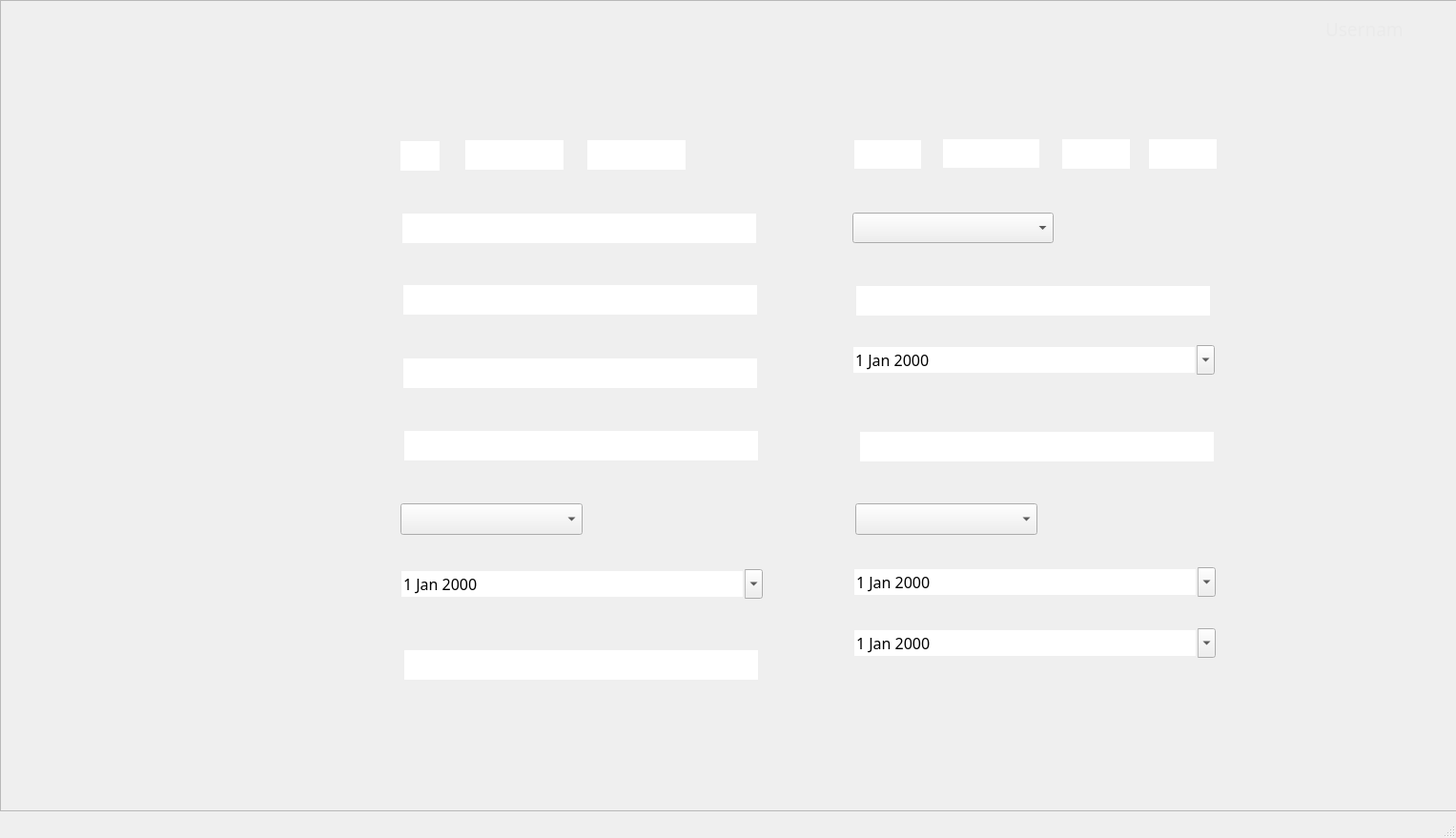
<?xml version="1.0" encoding="UTF-8"?>
<ui version="4.0">
 <class>User_PersonRegister</class>
 <widget class="QMainWindow" name="User_PersonRegister">
  <property name="geometry">
   <rect>
    <x>0</x>
    <y>0</y>
    <width>1527</width>
    <height>879</height>
   </rect>
  </property>
  <property name="windowTitle">
   <string>PersonRegister</string>
  </property>
  <widget class="QWidget" name="centralwidget">
   <widget class="QFrame" name="BackgroundFrame">
    <property name="geometry">
     <rect>
      <x>0</x>
      <y>0</y>
      <width>1531</width>
      <height>851</height>
     </rect>
    </property>
    <property name="frameShape">
     <enum>QFrame::StyledPanel</enum>
    </property>
    <property name="frameShadow">
     <enum>QFrame::Raised</enum>
    </property>
    <widget class="QLabel" name="BackgroundLabel">
     <property name="geometry">
      <rect>
       <x>0</x>
       <y>0</y>
       <width>1521</width>
       <height>841</height>
      </rect>
     </property>
     <property name="text">
      <string/>
     </property>
     <property name="pixmap">
      <pixmap>Images/User/User-PersonRegister.png</pixmap>
     </property>
     <property name="scaledContents">
      <bool>true</bool>
     </property>
    </widget>
    <widget class="QPushButton" name="LogOutButton">
     <property name="geometry">
      <rect>
       <x>0</x>
       <y>780</y>
       <width>241</width>
       <height>51</height>
      </rect>
     </property>
     <property name="text">
      <string/>
     </property>
     <property name="flat">
      <bool>true</bool>
     </property>
    </widget>
    <widget class="QPushButton" name="RecordRegisterButton">
     <property name="geometry">
      <rect>
       <x>0</x>
       <y>120</y>
       <width>241</width>
       <height>51</height>
      </rect>
     </property>
     <property name="text">
      <string/>
     </property>
     <property name="flat">
      <bool>true</bool>
     </property>
    </widget>
    <widget class="QPushButton" name="PersRegisterButton">
     <property name="geometry">
      <rect>
       <x>0</x>
       <y>230</y>
       <width>241</width>
       <height>51</height>
      </rect>
     </property>
     <property name="text">
      <string/>
     </property>
     <property name="flat">
      <bool>true</bool>
     </property>
    </widget>
    <widget class="QPushButton" name="HomeButton">
     <property name="geometry">
      <rect>
       <x>0</x>
       <y>60</y>
       <width>241</width>
       <height>51</height>
      </rect>
     </property>
     <property name="text">
      <string/>
     </property>
     <property name="flat">
      <bool>true</bool>
     </property>
    </widget>
    <widget class="QPushButton" name="RecordLookUpButton">
     <property name="geometry">
      <rect>
       <x>0</x>
       <y>180</y>
       <width>241</width>
       <height>51</height>
      </rect>
     </property>
     <property name="text">
      <string/>
     </property>
     <property name="flat">
      <bool>true</bool>
     </property>
    </widget>
    <widget class="QLabel" name="UsernameLabel">
     <property name="geometry">
      <rect>
       <x>1390</x>
       <y>20</y>
       <width>81</width>
       <height>21</height>
      </rect>
     </property>
     <property name="font">
      <font>
       <family>Source Sans Pro</family>
       <pointsize>14</pointsize>
      </font>
     </property>
     <property name="cursor">
      <cursorShape>BlankCursor</cursorShape>
     </property>
     <property name="autoFillBackground">
      <bool>false</bool>
     </property>
     <property name="styleSheet">
      <string notr="true">color: rgb(234, 234, 234);</string>
     </property>
     <property name="text">
      <string>Username</string>
     </property>
    </widget>
    <widget class="QPushButton" name="GenQueriesButton">
     <property name="geometry">
      <rect>
       <x>0</x>
       <y>290</y>
       <width>241</width>
       <height>51</height>
      </rect>
     </property>
     <property name="text">
      <string/>
     </property>
     <property name="flat">
      <bool>true</bool>
     </property>
    </widget>
    <widget class="QDateEdit" name="InitialSentenceDate">
     <property name="geometry">
      <rect>
       <x>894</x>
       <y>595</y>
       <width>381</width>
       <height>31</height>
      </rect>
     </property>
     <property name="font">
      <font>
       <family>Source Sans Pro</family>
       <pointsize>12</pointsize>
      </font>
     </property>
     <property name="acceptDrops">
      <bool>false</bool>
     </property>
     <property name="autoFillBackground">
      <bool>false</bool>
     </property>
     <property name="wrapping">
      <bool>false</bool>
     </property>
     <property name="frame">
      <bool>false</bool>
     </property>
     <property name="buttonSymbols">
      <enum>QAbstractSpinBox::UpDownArrows</enum>
     </property>
     <property name="showGroupSeparator" stdset="0">
      <bool>false</bool>
     </property>
     <property name="calendarPopup">
      <bool>true</bool>
     </property>
    </widget>
    <widget class="QLineEdit" name="SecSpaceRecordNum">
     <property name="enabled">
      <bool>true</bool>
     </property>
     <property name="geometry">
      <rect>
       <x>989</x>
       <y>146</y>
       <width>101</width>
       <height>30</height>
      </rect>
     </property>
     <property name="font">
      <font>
       <family>Source Sans Pro</family>
       <pointsize>12</pointsize>
      </font>
     </property>
     <property name="cursor">
      <cursorShape>IBeamCursor</cursorShape>
     </property>
     <property name="acceptDrops">
      <bool>true</bool>
     </property>
     <property name="autoFillBackground">
      <bool>false</bool>
     </property>
     <property name="frame">
      <bool>false</bool>
     </property>
     <property name="clearButtonEnabled">
      <bool>false</bool>
     </property>
    </widget>
    <widget class="QComboBox" name="RecordType">
     <property name="geometry">
      <rect>
       <x>894</x>
       <y>223</y>
       <width>211</width>
       <height>32</height>
      </rect>
     </property>
     <property name="font">
      <font>
       <family>Source Sans Pro</family>
       <pointsize>12</pointsize>
      </font>
     </property>
    </widget>
    <widget class="QComboBox" name="Genre">
     <property name="geometry">
      <rect>
       <x>420</x>
       <y>528</y>
       <width>191</width>
       <height>33</height>
      </rect>
     </property>
     <property name="font">
      <font>
       <family>Source Sans Pro</family>
       <pointsize>12</pointsize>
      </font>
     </property>
    </widget>
    <widget class="QLineEdit" name="FirstLastnameInput">
     <property name="enabled">
      <bool>true</bool>
     </property>
     <property name="geometry">
      <rect>
       <x>423</x>
       <y>376</y>
       <width>371</width>
       <height>31</height>
      </rect>
     </property>
     <property name="font">
      <font>
       <family>Source Sans Pro</family>
       <pointsize>12</pointsize>
      </font>
     </property>
     <property name="cursor">
      <cursorShape>IBeamCursor</cursorShape>
     </property>
     <property name="acceptDrops">
      <bool>true</bool>
     </property>
     <property name="autoFillBackground">
      <bool>false</bool>
     </property>
     <property name="frame">
      <bool>false</bool>
     </property>
     <property name="clearButtonEnabled">
      <bool>false</bool>
     </property>
    </widget>
    <widget class="QLineEdit" name="SecondSpaceID">
     <property name="enabled">
      <bool>true</bool>
     </property>
     <property name="geometry">
      <rect>
       <x>488</x>
       <y>147</y>
       <width>103</width>
       <height>31</height>
      </rect>
     </property>
     <property name="font">
      <font>
       <family>Source Sans Pro</family>
       <pointsize>12</pointsize>
      </font>
     </property>
     <property name="cursor">
      <cursorShape>IBeamCursor</cursorShape>
     </property>
     <property name="acceptDrops">
      <bool>true</bool>
     </property>
     <property name="autoFillBackground">
      <bool>false</bool>
     </property>
     <property name="frame">
      <bool>false</bool>
     </property>
     <property name="clearButtonEnabled">
      <bool>false</bool>
     </property>
    </widget>
    <widget class="QLineEdit" name="Institution">
     <property name="enabled">
      <bool>true</bool>
     </property>
     <property name="geometry">
      <rect>
       <x>424</x>
       <y>682</y>
       <width>371</width>
       <height>31</height>
      </rect>
     </property>
     <property name="font">
      <font>
       <family>Source Sans Pro</family>
       <pointsize>12</pointsize>
      </font>
     </property>
     <property name="cursor">
      <cursorShape>IBeamCursor</cursorShape>
     </property>
     <property name="acceptDrops">
      <bool>true</bool>
     </property>
     <property name="autoFillBackground">
      <bool>false</bool>
     </property>
     <property name="frame">
      <bool>false</bool>
     </property>
     <property name="clearButtonEnabled">
      <bool>false</bool>
     </property>
    </widget>
    <widget class="QDateEdit" name="Birthdate">
     <property name="geometry">
      <rect>
       <x>419</x>
       <y>597</y>
       <width>381</width>
       <height>31</height>
      </rect>
     </property>
     <property name="font">
      <font>
       <family>Source Sans Pro</family>
       <pointsize>12</pointsize>
      </font>
     </property>
     <property name="acceptDrops">
      <bool>false</bool>
     </property>
     <property name="autoFillBackground">
      <bool>false</bool>
     </property>
     <property name="wrapping">
      <bool>false</bool>
     </property>
     <property name="frame">
      <bool>false</bool>
     </property>
     <property name="buttonSymbols">
      <enum>QAbstractSpinBox::UpDownArrows</enum>
     </property>
     <property name="showGroupSeparator" stdset="0">
      <bool>false</bool>
     </property>
     <property name="calendarPopup">
      <bool>true</bool>
     </property>
    </widget>
    <widget class="QPushButton" name="SubmitButton">
     <property name="geometry">
      <rect>
       <x>1293</x>
       <y>710</y>
       <width>127</width>
       <height>33</height>
      </rect>
     </property>
     <property name="text">
      <string/>
     </property>
     <property name="flat">
      <bool>true</bool>
     </property>
    </widget>
    <widget class="QLineEdit" name="FirstSpaceID">
     <property name="enabled">
      <bool>true</bool>
     </property>
     <property name="geometry">
      <rect>
       <x>420</x>
       <y>148</y>
       <width>41</width>
       <height>31</height>
      </rect>
     </property>
     <property name="font">
      <font>
       <family>Source Sans Pro</family>
       <pointsize>12</pointsize>
      </font>
     </property>
     <property name="cursor">
      <cursorShape>IBeamCursor</cursorShape>
     </property>
     <property name="acceptDrops">
      <bool>true</bool>
     </property>
     <property name="autoFillBackground">
      <bool>false</bool>
     </property>
     <property name="frame">
      <bool>false</bool>
     </property>
     <property name="clearButtonEnabled">
      <bool>false</bool>
     </property>
    </widget>
    <widget class="QLineEdit" name="SeconNameInput">
     <property name="enabled">
      <bool>true</bool>
     </property>
     <property name="geometry">
      <rect>
       <x>423</x>
       <y>299</y>
       <width>371</width>
       <height>31</height>
      </rect>
     </property>
     <property name="font">
      <font>
       <family>Source Sans Pro</family>
       <pointsize>12</pointsize>
      </font>
     </property>
     <property name="cursor">
      <cursorShape>IBeamCursor</cursorShape>
     </property>
     <property name="acceptDrops">
      <bool>true</bool>
     </property>
     <property name="autoFillBackground">
      <bool>false</bool>
     </property>
     <property name="frame">
      <bool>false</bool>
     </property>
     <property name="clearButtonEnabled">
      <bool>false</bool>
     </property>
    </widget>
    <widget class="QLineEdit" name="ThirdSpaceRecNum">
     <property name="enabled">
      <bool>true</bool>
     </property>
     <property name="geometry">
      <rect>
       <x>1114</x>
       <y>146</y>
       <width>71</width>
       <height>31</height>
      </rect>
     </property>
     <property name="font">
      <font>
       <family>Source Sans Pro</family>
       <pointsize>12</pointsize>
      </font>
     </property>
     <property name="cursor">
      <cursorShape>IBeamCursor</cursorShape>
     </property>
     <property name="acceptDrops">
      <bool>true</bool>
     </property>
     <property name="autoFillBackground">
      <bool>false</bool>
     </property>
     <property name="frame">
      <bool>false</bool>
     </property>
     <property name="clearButtonEnabled">
      <bool>false</bool>
     </property>
    </widget>
    <widget class="QLineEdit" name="FirstSpaceRecordNum">
     <property name="enabled">
      <bool>true</bool>
     </property>
     <property name="geometry">
      <rect>
       <x>896</x>
       <y>147</y>
       <width>70</width>
       <height>30</height>
      </rect>
     </property>
     <property name="font">
      <font>
       <family>Source Sans Pro</family>
       <pointsize>12</pointsize>
      </font>
     </property>
     <property name="cursor">
      <cursorShape>IBeamCursor</cursorShape>
     </property>
     <property name="acceptDrops">
      <bool>true</bool>
     </property>
     <property name="autoFillBackground">
      <bool>false</bool>
     </property>
     <property name="frame">
      <bool>false</bool>
     </property>
     <property name="clearButtonEnabled">
      <bool>false</bool>
     </property>
    </widget>
    <widget class="QLineEdit" name="ThirdSpaceID">
     <property name="enabled">
      <bool>true</bool>
     </property>
     <property name="geometry">
      <rect>
       <x>616</x>
       <y>147</y>
       <width>103</width>
       <height>31</height>
      </rect>
     </property>
     <property name="font">
      <font>
       <family>Source Sans Pro</family>
       <pointsize>12</pointsize>
      </font>
     </property>
     <property name="cursor">
      <cursorShape>IBeamCursor</cursorShape>
     </property>
     <property name="acceptDrops">
      <bool>true</bool>
     </property>
     <property name="autoFillBackground">
      <bool>false</bool>
     </property>
     <property name="frame">
      <bool>false</bool>
     </property>
     <property name="clearButtonEnabled">
      <bool>false</bool>
     </property>
    </widget>
    <widget class="QLineEdit" name="FourthSpaceRecNum">
     <property name="enabled">
      <bool>true</bool>
     </property>
     <property name="geometry">
      <rect>
       <x>1205</x>
       <y>146</y>
       <width>71</width>
       <height>31</height>
      </rect>
     </property>
     <property name="font">
      <font>
       <family>Source Sans Pro</family>
       <pointsize>12</pointsize>
      </font>
     </property>
     <property name="cursor">
      <cursorShape>IBeamCursor</cursorShape>
     </property>
     <property name="acceptDrops">
      <bool>true</bool>
     </property>
     <property name="autoFillBackground">
      <bool>false</bool>
     </property>
     <property name="frame">
      <bool>false</bool>
     </property>
     <property name="clearButtonEnabled">
      <bool>false</bool>
     </property>
    </widget>
    <widget class="QComboBox" name="RecordResolution">
     <property name="geometry">
      <rect>
       <x>897</x>
       <y>528</y>
       <width>191</width>
       <height>33</height>
      </rect>
     </property>
     <property name="font">
      <font>
       <family>Source Sans Pro</family>
       <pointsize>12</pointsize>
      </font>
     </property>
    </widget>
    <widget class="QLineEdit" name="FirstNameInput">
     <property name="enabled">
      <bool>true</bool>
     </property>
     <property name="geometry">
      <rect>
       <x>422</x>
       <y>224</y>
       <width>371</width>
       <height>31</height>
      </rect>
     </property>
     <property name="font">
      <font>
       <family>Source Sans Pro</family>
       <pointsize>12</pointsize>
      </font>
     </property>
     <property name="cursor">
      <cursorShape>IBeamCursor</cursorShape>
     </property>
     <property name="acceptDrops">
      <bool>true</bool>
     </property>
     <property name="autoFillBackground">
      <bool>false</bool>
     </property>
     <property name="frame">
      <bool>false</bool>
     </property>
     <property name="clearButtonEnabled">
      <bool>false</bool>
     </property>
    </widget>
    <widget class="QDateEdit" name="CrimeDate">
     <property name="geometry">
      <rect>
       <x>893</x>
       <y>362</y>
       <width>381</width>
       <height>31</height>
      </rect>
     </property>
     <property name="font">
      <font>
       <family>Source Sans Pro</family>
       <pointsize>12</pointsize>
      </font>
     </property>
     <property name="acceptDrops">
      <bool>false</bool>
     </property>
     <property name="autoFillBackground">
      <bool>false</bool>
     </property>
     <property name="wrapping">
      <bool>false</bool>
     </property>
     <property name="frame">
      <bool>false</bool>
     </property>
     <property name="buttonSymbols">
      <enum>QAbstractSpinBox::UpDownArrows</enum>
     </property>
     <property name="showGroupSeparator" stdset="0">
      <bool>false</bool>
     </property>
     <property name="calendarPopup">
      <bool>true</bool>
     </property>
    </widget>
    <widget class="QLineEdit" name="CrimeDetail">
     <property name="enabled">
      <bool>true</bool>
     </property>
     <property name="geometry">
      <rect>
       <x>898</x>
       <y>300</y>
       <width>371</width>
       <height>31</height>
      </rect>
     </property>
     <property name="font">
      <font>
       <family>Source Sans Pro</family>
       <pointsize>12</pointsize>
      </font>
     </property>
     <property name="cursor">
      <cursorShape>IBeamCursor</cursorShape>
     </property>
     <property name="acceptDrops">
      <bool>true</bool>
     </property>
     <property name="autoFillBackground">
      <bool>false</bool>
     </property>
     <property name="frame">
      <bool>false</bool>
     </property>
     <property name="clearButtonEnabled">
      <bool>false</bool>
     </property>
    </widget>
    <widget class="QLineEdit" name="SeconLastnameinput">
     <property name="enabled">
      <bool>true</bool>
     </property>
     <property name="geometry">
      <rect>
       <x>424</x>
       <y>452</y>
       <width>371</width>
       <height>31</height>
      </rect>
     </property>
     <property name="font">
      <font>
       <family>Source Sans Pro</family>
       <pointsize>12</pointsize>
      </font>
     </property>
     <property name="cursor">
      <cursorShape>IBeamCursor</cursorShape>
     </property>
     <property name="acceptDrops">
      <bool>true</bool>
     </property>
     <property name="autoFillBackground">
      <bool>false</bool>
     </property>
     <property name="frame">
      <bool>false</bool>
     </property>
     <property name="clearButtonEnabled">
      <bool>false</bool>
     </property>
    </widget>
    <widget class="QLineEdit" name="PhotoPath">
     <property name="enabled">
      <bool>true</bool>
     </property>
     <property name="geometry">
      <rect>
       <x>902</x>
       <y>453</y>
       <width>371</width>
       <height>31</height>
      </rect>
     </property>
     <property name="font">
      <font>
       <family>Source Sans Pro</family>
       <pointsize>12</pointsize>
      </font>
     </property>
     <property name="cursor">
      <cursorShape>IBeamCursor</cursorShape>
     </property>
     <property name="acceptDrops">
      <bool>true</bool>
     </property>
     <property name="autoFillBackground">
      <bool>false</bool>
     </property>
     <property name="frame">
      <bool>false</bool>
     </property>
     <property name="clearButtonEnabled">
      <bool>false</bool>
     </property>
    </widget>
    <widget class="QDateEdit" name="FinalSentenceDate">
     <property name="geometry">
      <rect>
       <x>894</x>
       <y>659</y>
       <width>381</width>
       <height>31</height>
      </rect>
     </property>
     <property name="font">
      <font>
       <family>Source Sans Pro</family>
       <pointsize>12</pointsize>
      </font>
     </property>
     <property name="acceptDrops">
      <bool>false</bool>
     </property>
     <property name="autoFillBackground">
      <bool>false</bool>
     </property>
     <property name="wrapping">
      <bool>false</bool>
     </property>
     <property name="frame">
      <bool>false</bool>
     </property>
     <property name="buttonSymbols">
      <enum>QAbstractSpinBox::UpDownArrows</enum>
     </property>
     <property name="showGroupSeparator" stdset="0">
      <bool>false</bool>
     </property>
     <property name="calendarPopup">
      <bool>true</bool>
     </property>
    </widget>
   </widget>
  </widget>
  <widget class="QMenuBar" name="menubar">
   <property name="geometry">
    <rect>
     <x>0</x>
     <y>0</y>
     <width>1527</width>
     <height>21</height>
    </rect>
   </property>
  </widget>
  <widget class="QStatusBar" name="statusbar"/>
 </widget>
 <resources/>
 <connections/>
</ui>
